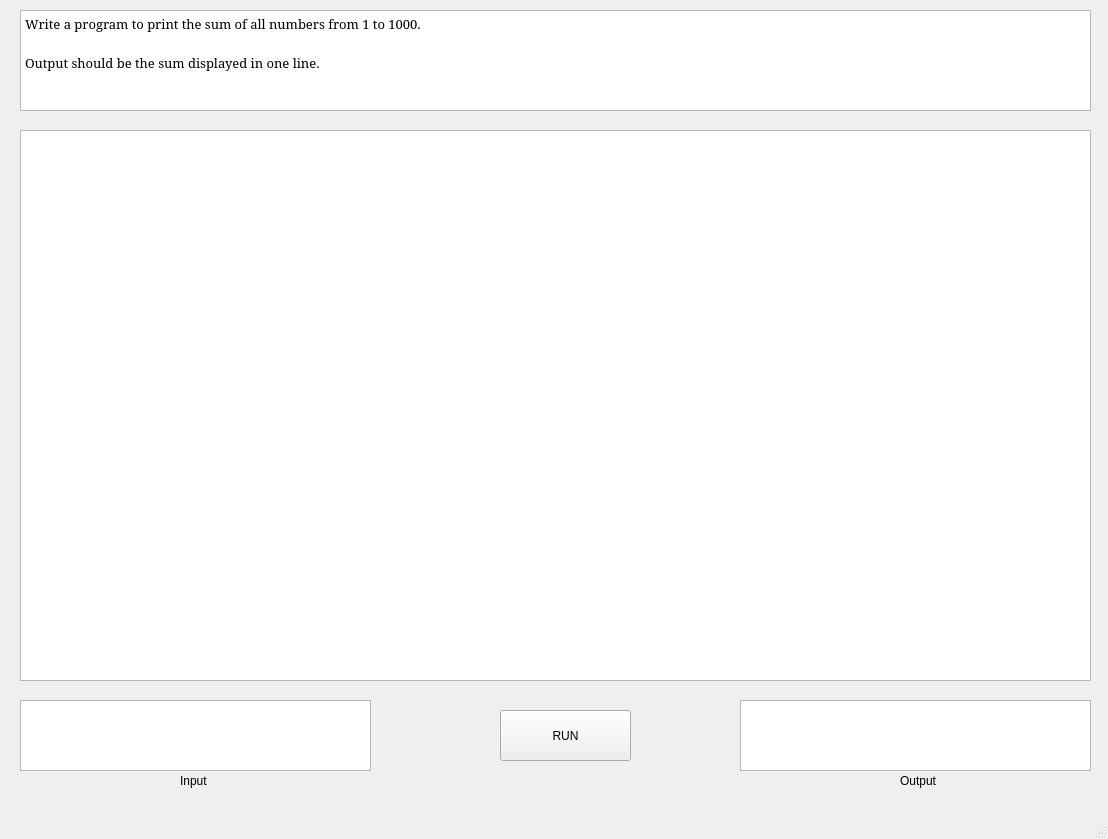
<?xml version="1.0" encoding="UTF-8"?>
<ui version="4.0">
 <class>CodingWindow</class>
 <widget class="QMainWindow" name="CodingWindow">
  <property name="geometry">
   <rect>
    <x>0</x>
    <y>0</y>
    <width>1108</width>
    <height>839</height>
   </rect>
  </property>
  <property name="windowTitle">
   <string>MainWindow</string>
  </property>
  <widget class="QWidget" name="centralwidget">
   <widget class="QTextBrowser" name="questionText">
    <property name="geometry">
     <rect>
      <x>20</x>
      <y>10</y>
      <width>1071</width>
      <height>101</height>
     </rect>
    </property>
    <property name="font">
     <font>
      <family>Constantia</family>
      <pointsize>10</pointsize>
     </font>
    </property>
    <property name="html">
     <string>&lt;!DOCTYPE HTML PUBLIC &quot;-//W3C//DTD HTML 4.0//EN&quot; &quot;http://www.w3.org/TR/REC-html40/strict.dtd&quot;&gt;
&lt;html&gt;&lt;head&gt;&lt;meta name=&quot;qrichtext&quot; content=&quot;1&quot; /&gt;&lt;style type=&quot;text/css&quot;&gt;
p, li { white-space: pre-wrap; }
&lt;/style&gt;&lt;/head&gt;&lt;body style=&quot; font-family:'Constantia'; font-size:10pt; font-weight:400; font-style:normal;&quot;&gt;
&lt;p style=&quot; margin-top:12px; margin-bottom:21px; margin-left:0px; margin-right:0px; -qt-block-indent:0; text-indent:0px; background-color:#ffffff;&quot;&gt;&lt;span style=&quot; background-color:#ffffff;&quot;&gt;Write a program to print the sum of all numbers from 1 to 1000.&lt;/span&gt;&lt;/p&gt;
&lt;p style=&quot; margin-top:12px; margin-bottom:21px; margin-left:0px; margin-right:0px; -qt-block-indent:0; text-indent:0px; background-color:#ffffff;&quot;&gt;&lt;span style=&quot; background-color:#ffffff;&quot;&gt;Output should be the sum displayed in one line.&lt;/span&gt;&lt;/p&gt;&lt;/body&gt;&lt;/html&gt;</string>
    </property>
   </widget>
   <widget class="QTextEdit" name="codeText">
    <property name="geometry">
     <rect>
      <x>20</x>
      <y>130</y>
      <width>1071</width>
      <height>551</height>
     </rect>
    </property>
    <property name="font">
     <font>
      <family>Courier</family>
      <pointsize>10</pointsize>
     </font>
    </property>
   </widget>
   <widget class="QTextEdit" name="inputText">
    <property name="geometry">
     <rect>
      <x>20</x>
      <y>700</y>
      <width>351</width>
      <height>71</height>
     </rect>
    </property>
    <property name="font">
     <font>
      <family>Constantia</family>
      <pointsize>10</pointsize>
     </font>
    </property>
   </widget>
   <widget class="QTextBrowser" name="outputText">
    <property name="geometry">
     <rect>
      <x>740</x>
      <y>700</y>
      <width>351</width>
      <height>71</height>
     </rect>
    </property>
    <property name="font">
     <font>
      <family>Constantia</family>
      <pointsize>10</pointsize>
     </font>
    </property>
   </widget>
   <widget class="QLabel" name="label">
    <property name="geometry">
     <rect>
      <x>180</x>
      <y>770</y>
      <width>31</width>
      <height>21</height>
     </rect>
    </property>
    <property name="text">
     <string>Input</string>
    </property>
   </widget>
   <widget class="QLabel" name="label_2">
    <property name="geometry">
     <rect>
      <x>900</x>
      <y>770</y>
      <width>41</width>
      <height>21</height>
     </rect>
    </property>
    <property name="text">
     <string>Output</string>
    </property>
   </widget>
   <widget class="QPushButton" name="executeButton">
    <property name="geometry">
     <rect>
      <x>500</x>
      <y>710</y>
      <width>131</width>
      <height>51</height>
     </rect>
    </property>
    <property name="text">
     <string>RUN</string>
    </property>
   </widget>
  </widget>
  <widget class="QMenuBar" name="menubar">
   <property name="geometry">
    <rect>
     <x>0</x>
     <y>0</y>
     <width>1108</width>
     <height>21</height>
    </rect>
   </property>
  </widget>
  <widget class="QStatusBar" name="statusbar"/>
 </widget>
 <resources/>
 <connections/>
</ui>
